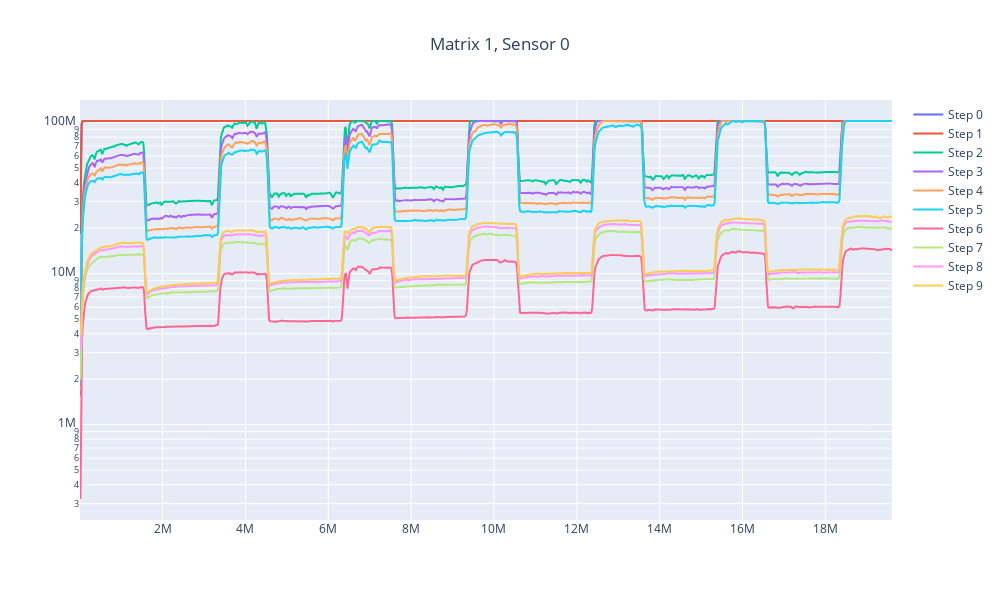

The notebook cell saved with this chart:
### Code cell
plot_filtered_data(sensor_data, 1, 0)

### Figure 1 — Plotly figure (JSON) as saved in the notebook; plotly's stock layout.template omitted (floating-point values rounded to 4 significant figures; data arrays with more than 128 entries replaced by an {"elided": "..."} marker saying what was removed)
{"data": [{"mode": "lines", "name": "Step 0", "type": "scatter", "x": {"elided": "1068 int values"}, "y": {"elided": "1068 float values"}}, {"mode": "lines", "name": "Step 1", "type": "scatter", "x": {"elided": "1068 int values"}, "y": {"elided": "1068 float values"}}, {"mode": "lines", "name": "Step 2", "type": "scatter", "x": {"elided": "1068 int values"}, "y": {"elided": "1068 float values"}}, {"mode": "lines", "name": "Step 3", "type": "scatter", "x": {"elided": "1068 int values"}, "y": {"elided": "1068 float values"}}, {"mode": "lines", "name": "Step 4", "type": "scatter", "x": {"elided": "1068 int values"}, "y": {"elided": "1068 float values"}}, {"mode": "lines", "name": "Step 5", "type": "scatter", "x": {"elided": "1068 int values"}, "y": {"elided": "1068 float values"}}, {"mode": "lines", "name": "Step 6", "type": "scatter", "x": {"elided": "1068 int values"}, "y": {"elided": "1068 float values"}}, {"mode": "lines", "name": "Step 7", "type": "scatter", "x": {"elided": "1067 int values"}, "y": {"elided": "1067 float values"}}, {"mode": "lines", "name": "Step 8", "type": "scatter", "x": {"elided": "1066 int values"}, "y": {"elided": "1066 float values"}}, {"mode": "lines", "name": "Step 9", "type": "scatter", "x": {"elided": "1066 int values"}, "y": {"elided": "1066 float values"}}], "layout": {"height": 600, "title": {"text": "Matrix 1, Sensor 0", "x": 0.5}, "width": 1000, "yaxis": {"type": "log"}}}
